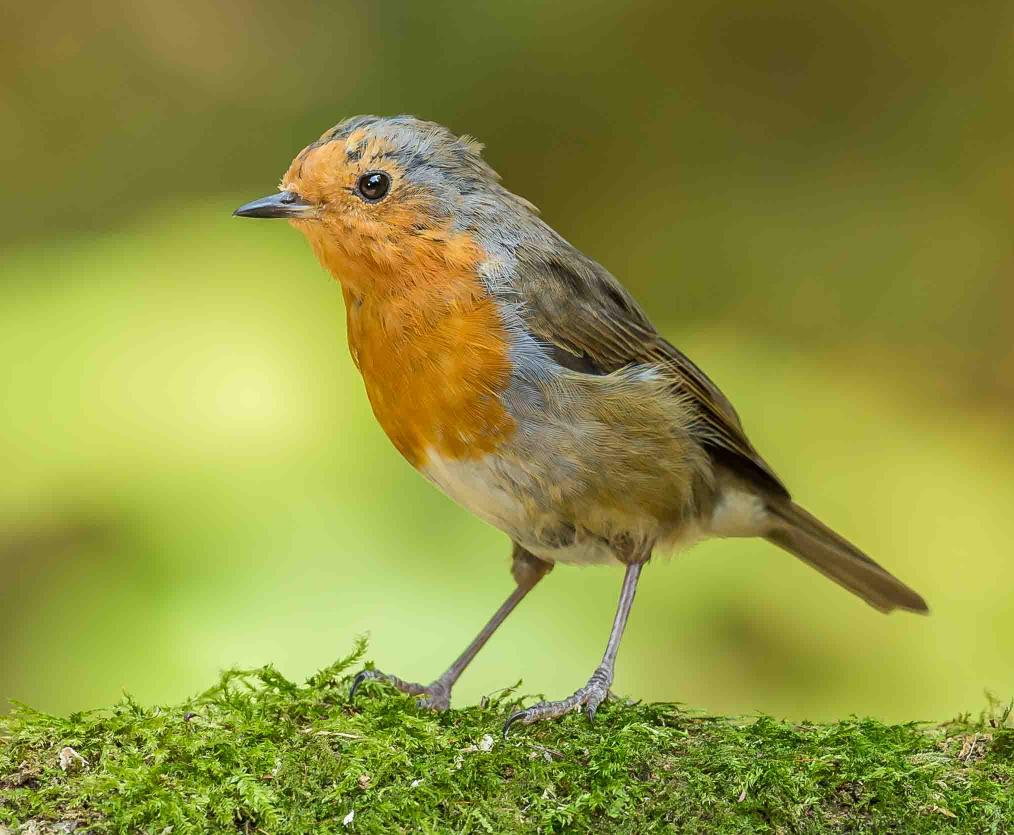
#> input picture robin.jpg, 2028 x 1670 px (shown at 1/2 size)
$ python shapeonimage.py
#> lines starting #> are read from the running program, lines starting #| are printed output that depends on the picture; after the words box and inside, x2 and y2 are one past the last pixel; in counts of white or black regions, pixels touching at a corner belong together
# Program to read, write and show images

import cv2

img=cv2.imread('robin.jpg',1)
#> img is the input picture: shape (1670, 2028, 3); mean B, G, R 62.7, 146.2, 142.6

#cv2.line(img,(Start Point Tuple),(End Point Tuple),(RGB Tuple),thickness)
img=cv2.line(img,(100,100),(400,500),(255,0,0),5)
img=cv2.arrowedLine(img,(200,100),(600,500),(255,0,0),5)
img=cv2.rectangle(img,(300,300),(900,700),(0,0,0),5)
img=cv2.rectangle(img,(100,100),(200,200),(0,0,0),-1)# -1 fills the shape
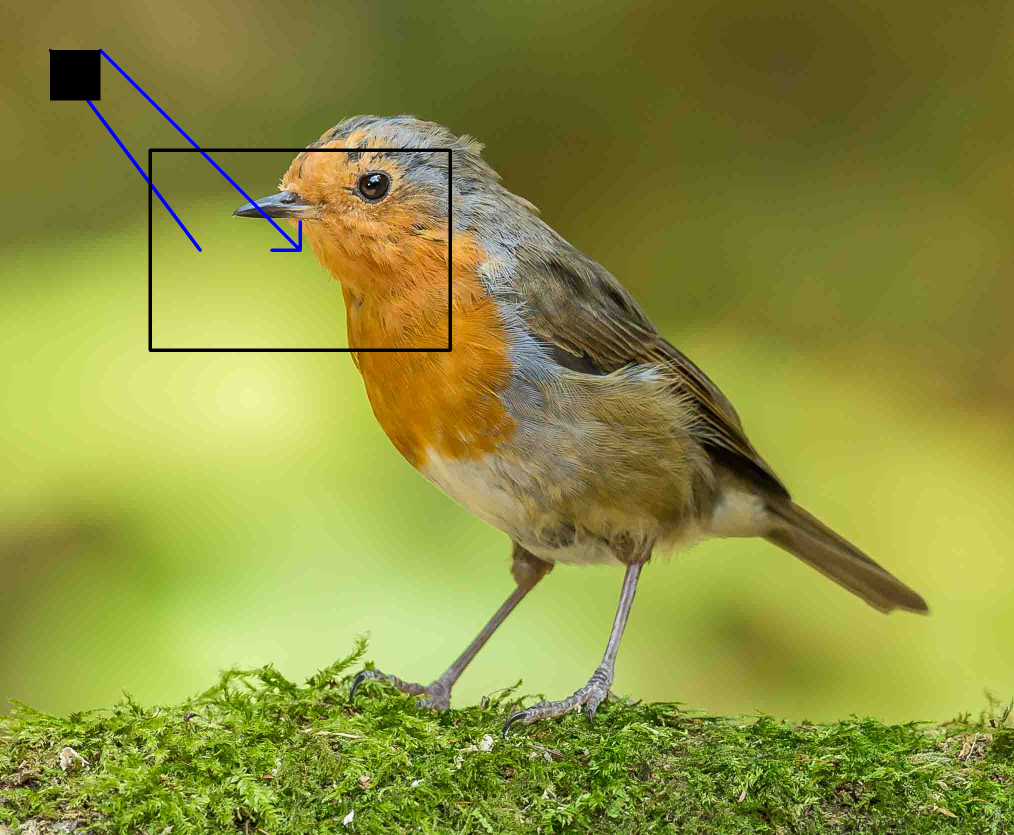
#> img: shape (1670, 2028, 3) (shown at 1/2 size); mean B, G, R 62.6, 144.9, 141.2
img=cv2.circle(img,(450,30),40,(0,255,0),2)# 40 is radius
#> img: shape (1670, 2028, 3); 0.02% of pixels changed, all inside (x1, y1, x2, y2) = (409, 0, 492, 72)


cv2.imshow('Image Window',img)
k=cv2.waitKey(0)
#> (key q is pressed here)

if k==ord('q'):#  27 is for escape character
    cv2.destroyAllWindows()# To destroy all the windows
# Write Image when s is pressed.
elif k==ord('s'):
    cv2.imwrite('bird.jpg',img)
    cv2.destroyAllWindows()# To destroy all the windows
